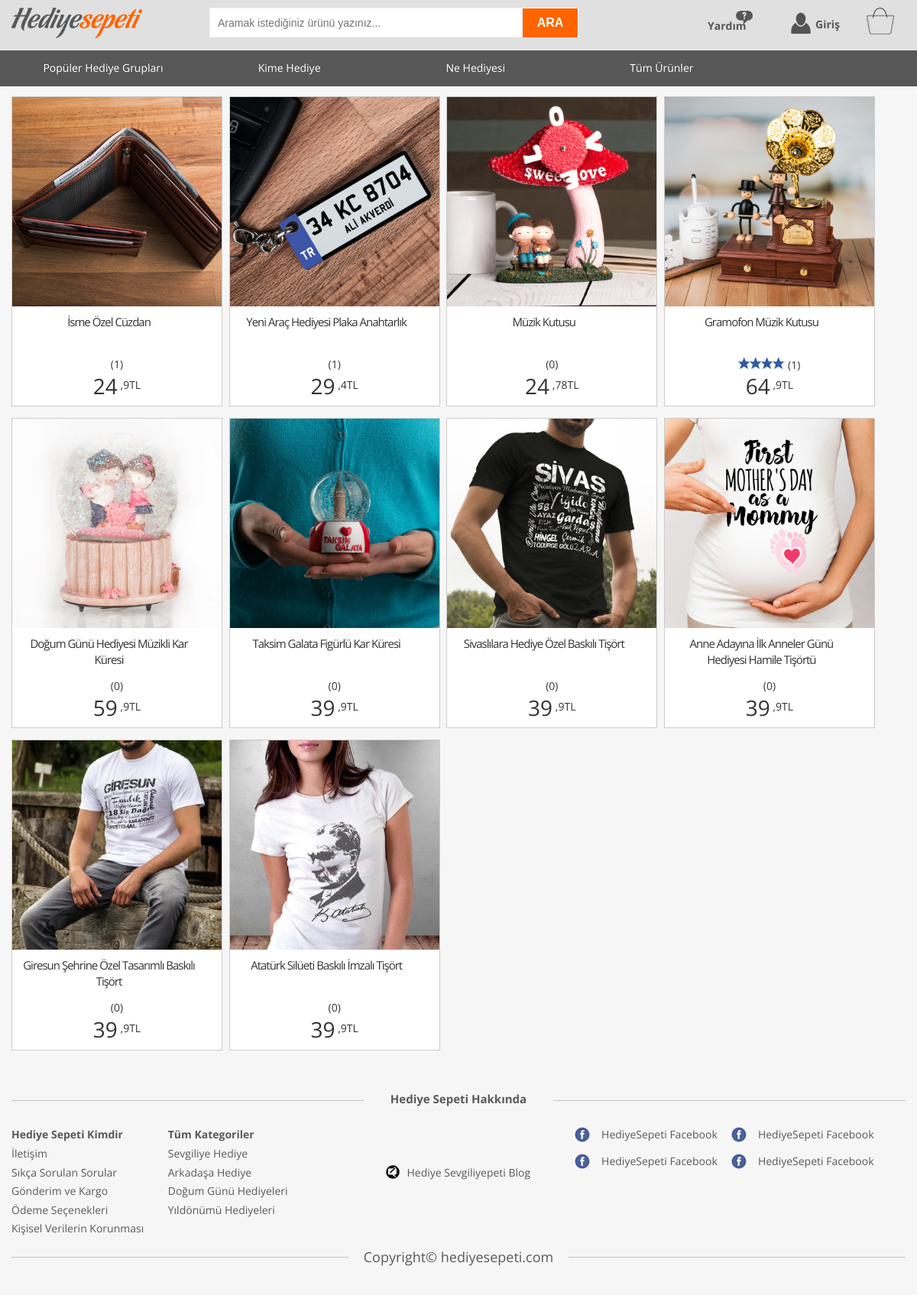
/hediyesepeti.com/ara.php, run on the app's committed database.
### tables this page shows
CREATE TABLE `kategoriler` (
  `kategori_id` int(11) NOT NULL,
  `kategori_adi` varchar(255) NOT NULL,
  `ust_kategori_id` int(11) NOT NULL
);

CREATE TABLE `urunler` (
  `urun_id` int(11) NOT NULL,
  `urun_adi` varchar(255) NOT NULL,
  `urun_fiyat` double NOT NULL,
  `urun_ortalamasi` float NOT NULL,
  `urun_foto1` varchar(200) NOT NULL,
  `urun_foto2` varchar(200) NOT NULL,
  `urun_foto3` varchar(200) NOT NULL,
  `urun_foto4` varchar(200) NOT NULL,
  `urun_ozellikleri` varchar(1000) NOT NULL,
  `urun_tarih` varchar(12) NOT NULL,
  `cinsiyet` varchar(6) NOT NULL,
  `kategoriid` int(11) NOT NULL,
  `yas_aralik` int(11) NOT NULL,
  `stok` int(11) NOT NULL
);

### hediyesepeti.com/ara.php (the view, shortened to what this page needs)
<html>
<head>
</head>
<body>
	<?php include 'header.php'; ?>
	<?php
	$aranacak_kelime = $_GET["aranacak_kelime"];
	$arama_sql = mysqli_query($baglanti,"SELECT * FROM urunler WHERE urun_adi LIKE '%$aranacak_kelime%'");
	?>
	<div class="ara_content">
			<div class="urun_sablon">
					<ul>
						<?php
						while($row = mysqli_fetch_array($arama_sql)){ ?>
						<li>
							<figure>
								<a href='urun.php?do=<?php echo $row["urun_id"] ?>'>
									<img src="images/urun_img/<?php echo $row["urun_foto1"]; ?>" alt="Sizin İçin Seçtiklerimiz" width="304" height="228">
								</a>
								<figcaption><?php echo $row["urun_adi"]; ?></figcaption>
							</figure>
							<div class="yildiz">
								<?php
									if ($row["urun_ortalamasi"]==5) {
										echo "<img src='images/content/point5.jpg'>";
									}
									else if ($row["urun_ortalamasi"]==4) {
										echo "<img src='images/content/point4.jpg'>";
									}
								?>
								(<?php $id = $row["urun_id"]; $yorum_sayisi = mysqli_query($baglanti,"SELECT * FROM urunler INNER JOIN comments ON urunler.urun_id = comments.urunid WHERE urun_id='$id'");
										echo  mysqli_num_rows($yorum_sayisi);  ?>)
							</div>
							<div class="ucret">
								<?php
									$dizi = explode (".",$row["urun_fiyat"]);
									echo $dizi[0]."<sub> ,".$dizi[1]."TL </sub>";
								 ?>
							</div>
						</li>
						<?php
					}
					?>
			</ul>
		</div>
	</div>
	<?php include 'footer.php'; ?>
</body>
</html>

### hediyesepeti.com/kategori_cekme.php (shortened to what this page needs)
<html>
<head>
</head>
<body>
	<?php
	function kategori($ust_kategori_id = 0,$baglan) {
		$query= mysqli_query($baglan,"SELECT * FROM kategoriler WHERE ust_kategori_id = '$ust_kategori_id'");
		if (mysqli_num_rows($query)<1) {
			return false;
		}else {  ?>
		<ul>
			<?php
			while ($row = mysqli_fetch_array($query)) { ?>
			<li><a href="kategori.php?kid=<?php echo $row["kategori_id"] ?>"><?php echo  $row["kategori_adi"]; ?></a> <?php kategori($row["kategori_id"],$baglan); ?></li>
			<?php } ?>
		</ul>
		<?php
	}
}
?>
</body>
</html>

### hediyesepeti.com/header.php (shortened to what this page needs)
<?php
include("kategori_cekme.php");
?>
<html>
<head>
	<link rel="stylesheet" type="text/css" href="css/theme.css">
</head>
<body>
	<div id="header">
		<div id="top">
			<div id="container">
				<a href="index.php"><div id="logo"></div></a>
				<div id="searchbox">
					<form name="searchform" method="get" action="ara.php">
						<input type="text" name="aranacak_kelime" placeholder="Aramak istediğiniz ürünü yazınız...">
						<input type="submit" name="ara" value="Ara">
					</form>
				</div>
				<div id="user-login">
					<div id="help">Yardım
						<span class="help_icon"></span>
					</div>
					<?php if(@$_SESSION["oturum"]):  ?>
						<?php
							$mail=$_SESSION["mail"];
							$isim = mysqli_query($baglanti,"SELECT * FROM users WHERE mail = '$mail'");
							$goster_isim=mysqli_fetch_array($isim);  ?>
						<div class="hesabim"  > Hesabım
							<span class="giris_icon"></span>
							<div class="hesabim_ic">
								<ul>
									<li><a href="profil.php?uid=<?php echo $goster_isim["id"] ?>"><?php echo $goster_isim["ad"] ?></a></li>
									<li><a href='login.php?do=cikis'>Çıkış</a> </li>
								</ul>
							</div>
						</div>
					<?php else: ?>
						<div id="giris" onclick="document.getElementById('giris_ekrani').style.display='block'" >Giriş
							<span class="giris_icon"></span>
						</div>
					<?php endif; ?>
					<a href="sepet.php"><div id="sepet"><span><?php if (!empty($_COOKIE["urun"])) { echo count($_COOKIE["urun"]); }  ?></span></div></a>
				</div>
			</div>
		</div>
		<div id="bottom">
			<div id="container">
				<?php kategori(0,$baglanti); ?>
	</div>
</div>
</div>
</body>
</html>

### hediyesepeti.com/footer.php
<html>
	<head>
	</head>
	<body>
		<div id="footer">
			<h2 class="footer_baslik">
				<span>Hediye Sepeti Hakkında</span>
			</h2>
			<div id="footer_left">
				<ul>
					<li><a href="#"><strong>Hediye Sepeti Kimdir</strong></a></li>
					<li><a href="#">İletişim</a></li>
					<li><a href="#">Sıkça Sorulan Sorular</a></li>
					<li><a href="#">Gönderim ve Kargo </a></li>
					<li><a href="#">Ödeme Seçenekleri</a></li>
					<li><a href="#">Kişisel Verilerin Korunması</a></li>
				</ul>
					<ul>
						<li><a href="#"><strong>Tüm Kategoriler</strong></a></li>
						<li><a href="#">Sevgiliye Hediye</a></li>
						<li><a href="#">Arkadaşa Hediye</a></li>
						<li><a href="#">Doğum Günü Hediyeleri</a></li>
						<li><a href="#">Yıldönümü Hediyeleri</a></li>
					</ul>
			</div>
			<div id="blog">
				<a href="#">Hediye Sevgiliyepeti Blog</a>
				<img src="images/footer/Hediye-sepeti-blog-icon.png">
			</div>
			<div id="footer_right">
				<ul>
					<li><a href="#">
						<img src="images/footer/facebook.png">
					HediyeSepeti Facebook</a></li>
					<li><a href="#"><img src="images/footer/facebook.png">
					HediyeSepeti Facebook</a></li>
					<li><a href="#"><img src="images/footer/facebook.png">
					HediyeSepeti Facebook</a></li>
					<li><a href="#"><img src="images/footer/facebook.png">
					HediyeSepeti Facebook</a></li>
				</ul>
			</div>
			<div class="copyright"><span>Copyright© <a href="#">hediyesepeti.com</a></span></div>
		</div>
	</body>
</html>

### data on the page
kategoriler: kategori_adi "Popüler Hediye Grupları"
kategoriler: kategori_adi "Kime Hediye"
kategoriler: kategori_adi "Ne Hediyesi"
kategoriler: kategori_adi "Tüm Ürünler"
urunler: urun_foto1 (picture), urun_adi "İsme Özel Cüzdan", mysqli_num_rows($yorum_sayisi) "1", urun_fiyat "24", urun_fiyat "9"
urunler: urun_foto1 (picture), urun_adi "Yeni Araç Hediyesi Plaka Anahtarlık", mysqli_num_rows($yorum_sayisi) "1", urun_fiyat "29", urun_fiyat "4"
urunler: urun_foto1 (picture), urun_adi "Müzik Kutusu", mysqli_num_rows($yorum_sayisi) "0", urun_fiyat "24", urun_fiyat "78"
urunler: urun_foto1 (picture), urun_adi "Gramofon Müzik Kutusu", urun_ortalamasi 4 (drawn), mysqli_num_rows($yorum_sayisi) "1", urun_fiyat "64", urun_fiyat "9"
urunler: urun_foto1 (picture), urun_adi "Doğum Günü Hediyesi Müzikli Kar Küresi", mysqli_num_rows($yorum_sayisi) "0", urun_fiyat "59", urun_fiyat "9"
urunler: urun_foto1 (picture), urun_adi "Taksim Galata Figürlü Kar Küresi", mysqli_num_rows($yorum_sayisi) "0", urun_fiyat "39", urun_fiyat "9"
urunler: urun_foto1 (picture), urun_adi "Sivaslılara Hediye Özel Baskılı Tişört", mysqli_num_rows($yorum_sayisi) "0", urun_fiyat "39", urun_fiyat "9"
urunler: urun_foto1 (picture), urun_adi "Anne Adayına İlk Anneler Günü Hediyesi Hamile Tişörtü", mysqli_num_rows($yorum_sayisi) "0", urun_fiyat "39", urun_fiyat "9"
urunler: urun_foto1 (picture), urun_adi "Giresun Şehrine Özel Tasarımlı Baskılı Tişört", mysqli_num_rows($yorum_sayisi) "0", urun_fiyat "39", urun_fiyat "9"
urunler: urun_foto1 (picture), urun_adi "Atatürk Silüeti Baskılı İmzalı Tişört", mysqli_num_rows($yorum_sayisi) "0", urun_fiyat "39", urun_fiyat "9"
